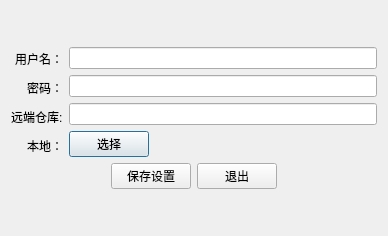
<?xml version="1.0" encoding="UTF-8"?>
<ui version="4.0">
 <class>Dialog</class>
 <widget class="QDialog" name="Dialog">
  <property name="windowModality">
   <enum>Qt::WindowModal</enum>
  </property>
  <property name="geometry">
   <rect>
    <x>0</x>
    <y>0</y>
    <width>388</width>
    <height>236</height>
   </rect>
  </property>
  <property name="windowTitle">
   <string>登录</string>
  </property>
  <property name="windowIcon">
   <iconset resource="res.qrc">
    <normaloff>:/images/github.jpg</normaloff>:/images/github.jpg</iconset>
  </property>
  <layout class="QGridLayout" name="gridLayout">
   <item row="0" column="0">
    <layout class="QVBoxLayout" name="verticalLayout_3">
     <item>
      <layout class="QHBoxLayout" name="horizontalLayout_2">
       <item>
        <layout class="QVBoxLayout" name="verticalLayout_2">
         <item>
          <widget class="QLabel" name="label">
           <property name="text">
            <string>用户名：</string>
           </property>
           <property name="alignment">
            <set>Qt::AlignRight|Qt::AlignTrailing|Qt::AlignVCenter</set>
           </property>
          </widget>
         </item>
         <item>
          <widget class="QLabel" name="label_2">
           <property name="text">
            <string>密码：</string>
           </property>
           <property name="alignment">
            <set>Qt::AlignRight|Qt::AlignTrailing|Qt::AlignVCenter</set>
           </property>
          </widget>
         </item>
         <item>
          <widget class="QLabel" name="label_3">
           <property name="text">
            <string>远端仓库:</string>
           </property>
          </widget>
         </item>
         <item>
          <widget class="QLabel" name="label_4">
           <property name="text">
            <string>本地：</string>
           </property>
           <property name="alignment">
            <set>Qt::AlignRight|Qt::AlignTrailing|Qt::AlignVCenter</set>
           </property>
          </widget>
         </item>
        </layout>
       </item>
       <item>
        <layout class="QVBoxLayout" name="verticalLayout">
         <item>
          <widget class="QLineEdit" name="lineEdit"/>
         </item>
         <item>
          <widget class="QLineEdit" name="lineEdit_2"/>
         </item>
         <item>
          <widget class="QLineEdit" name="lineEdit_3"/>
         </item>
         <item>
          <layout class="QHBoxLayout" name="horizontalLayout">
           <item>
            <widget class="QPushButton" name="pushButton_2">
             <property name="text">
              <string>选择</string>
             </property>
            </widget>
           </item>
           <item>
            <spacer name="horizontalSpacer_3">
             <property name="orientation">
              <enum>Qt::Horizontal</enum>
             </property>
             <property name="sizeHint" stdset="0">
              <size>
               <width>40</width>
               <height>20</height>
              </size>
             </property>
            </spacer>
           </item>
          </layout>
         </item>
        </layout>
       </item>
      </layout>
     </item>
     <item>
      <layout class="QHBoxLayout" name="horizontalLayout_3">
       <item>
        <spacer name="horizontalSpacer">
         <property name="orientation">
          <enum>Qt::Horizontal</enum>
         </property>
         <property name="sizeHint" stdset="0">
          <size>
           <width>40</width>
           <height>20</height>
          </size>
         </property>
        </spacer>
       </item>
       <item>
        <widget class="QPushButton" name="pushButton">
         <property name="text">
          <string>保存设置</string>
         </property>
        </widget>
       </item>
       <item>
        <widget class="QPushButton" name="pushButton_3">
         <property name="text">
          <string>退出</string>
         </property>
        </widget>
       </item>
       <item>
        <spacer name="horizontalSpacer_2">
         <property name="orientation">
          <enum>Qt::Horizontal</enum>
         </property>
         <property name="sizeHint" stdset="0">
          <size>
           <width>40</width>
           <height>20</height>
          </size>
         </property>
        </spacer>
       </item>
      </layout>
     </item>
    </layout>
   </item>
  </layout>
 </widget>
 <resources>
  <include location="res.qrc"/>
 </resources>
 <connections/>
</ui>
